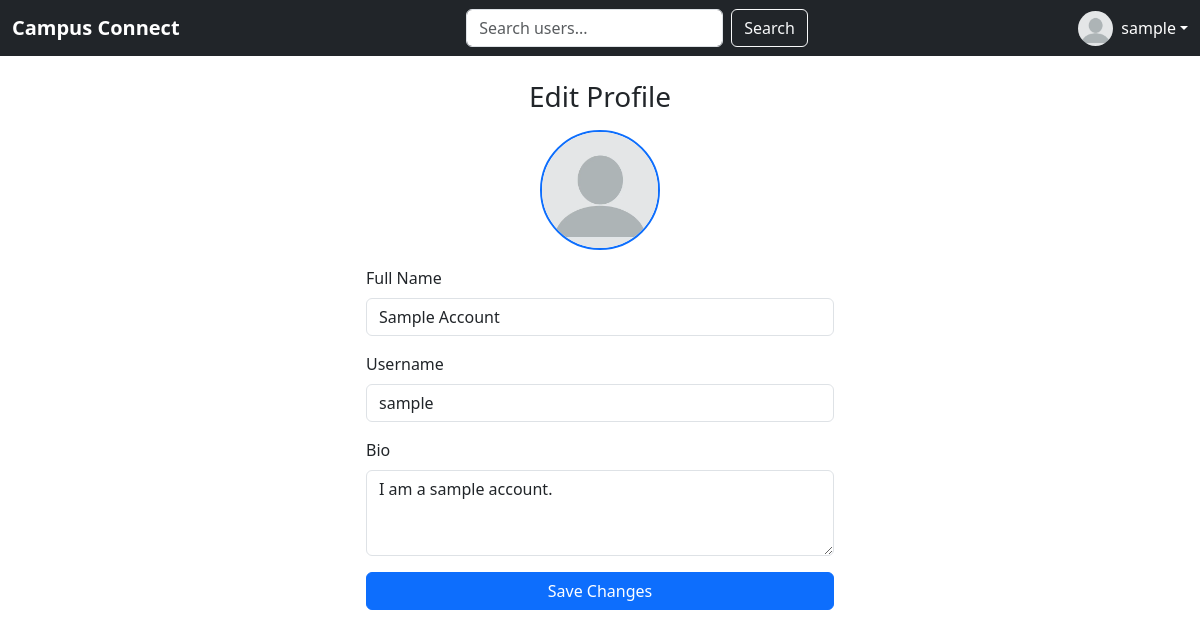
The page /?route=edit_profile (signed in) on the database its author committed.
### tables this page shows
CREATE TABLE `users` (
  `id` int(11) NOT NULL,
  `username` varchar(255) NOT NULL,
  `full_name` varchar(255) DEFAULT NULL,
  `password` varchar(255) NOT NULL,
  `bio` varchar(255) DEFAULT NULL,
  `profile_image` varchar(255) DEFAULT 'default.png',
  `created_at` timestamp NOT NULL DEFAULT current_timestamp()
);

### app/controllers/FeedController.php (called while the page is built, shortened)
<?php
require_once __DIR__ . '/../models/UserModel.php';
class FeedController
{
    public function editProfile()
    {
        $userModel = new UserModel();
        $user = $userModel->findUserById($_SESSION['user_id']);
        include __DIR__ . '/../views/edit_profile.php';
    }
}

### config/database.php (called while the page is built, shortened)
<?php
$isLocal = $_SERVER['SERVER_NAME'] === 'localhost';
if ($isLocal) {
    $host = "localhost";
    $dbname = "social_app";
    $username = "root";
    $password = "";
} else {
    $host = "sql12.freesqldatabase.com";
    $dbname = "sql12821796";
    $username = "sql12821796";
    $password = "ywp6PwMnMD";
}
$conn = new mysqli($host, $username, $password, $dbname);
$conn->query("SET time_zone = '+08:00'");
return $conn;

### app/models/UserModel.php (called while the page is built, shortened)
<?php
class UserModel
{
    private $conn;
    public function __construct()
    {
        $this->conn = require __DIR__ . '/../../config/database.php';
    }
    public function findUserById($id)
    {
        $stmt = $this->conn->prepare("SELECT * FROM users WHERE id = ?");
        $stmt->bind_param("i", $id);
        $stmt->execute();
        return $stmt->get_result()->fetch_assoc();
    }
}

### app/views/edit_profile.php (the view, shortened to what this page needs)
<!DOCTYPE html>
<html lang="en">
<head>
    <link href="https://cdn.jsdelivr.net/npm/bootstrap@5.3.8/dist/css/bootstrap.min.css" rel="stylesheet">
</head>
<body>
    <?php include __DIR__ . '/partials/navbar.php'; ?>
    <div class="container mt-4 px-3" style="max-width:500px;">
        <h3 class="text-center mb-3">Edit Profile</h3>
        <form method="POST" action="?route=edit_profile" enctype="multipart/form-data">
            <div class="profile-pic-wrapper mb-3" onclick="document.getElementById('profileImageInput').click();">
                <img src="<?= UPLOADS_URL ?>/<?= htmlspecialchars($user['profile_image'] ?? 'default.png') ?>"
                    alt="Profile" id="profilePreview">
            </div>
            <div class="mb-3">
                <label class="form-label">Full Name</label>
                <input type="text" name="full_name" class="form-control"
                    value="<?= htmlspecialchars($user['full_name'] ?? '') ?>">
            </div>
            <div class="mb-3">
                <label class="form-label">Username</label>
                <input type="text" name="username" class="form-control"
                    value="<?= htmlspecialchars($user['username'] ?? '') ?>" required>
            </div>
            <div class="mb-3">
                <label class="form-label">Bio</label>
                <textarea name="bio" class="form-control"
                    rows="3"><?= htmlspecialchars($user['bio'] ?? '') ?></textarea>
            </div>
            <button type="submit" class="btn btn-primary w-100">Save Changes</button>
        </form>
    </div>
</body>
</html>

### app/views/edit_profile.php (style rules this page uses)
.profile-pic-wrapper { position: relative; width: 120px; height: 120px; margin: auto; cursor: pointer; }
.profile-pic-wrapper img { width: 100%; height: 100%; object-fit: cover; border-radius: 50%; border: 2px solid #0d6efd; transition: 0.3s; }

### rows shown on the page
users: profile_image (placeholder picture), full_name "Sample Account", username "sample", bio "I am a sample account."

### other values the page prints
$_SESSION['username'] "sample"
